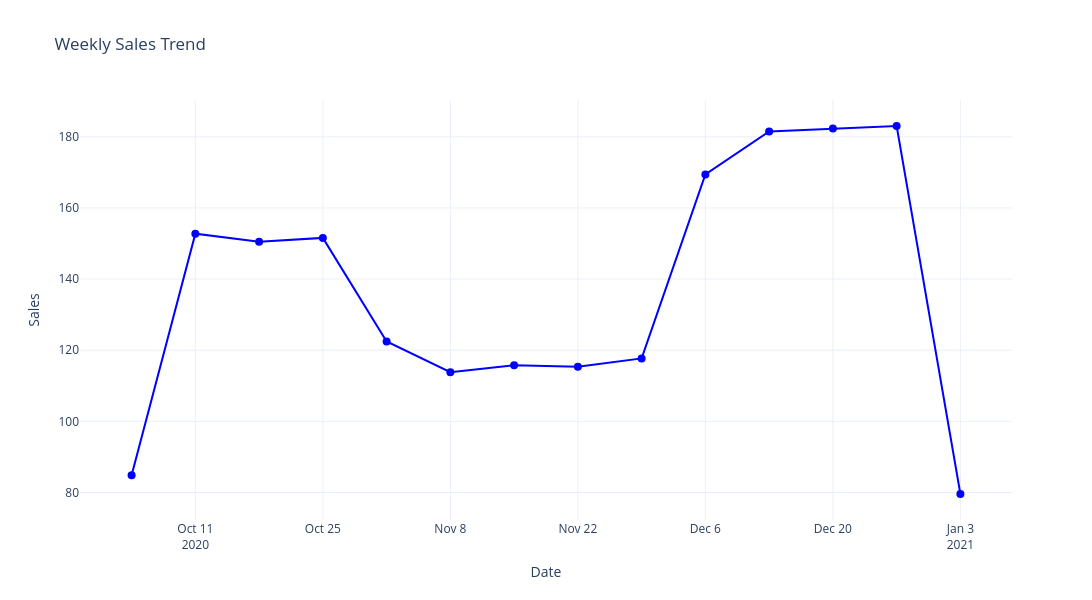

The code cell stored with this chart in its notebook:
### Code cell
import plotly.graph_objects as go

# Generate weekly sales totals
weekly_summary = data.groupby(pd.Grouper(key='Date', freq='W')).agg({
    'Sales': 'sum',
    'Unit': 'sum'
})

# Create an interactive time-series line chart
fig = go.Figure()

fig.add_trace(go.Scatter(
    x=weekly_summary.index,
    y=weekly_summary['Sales'],
    mode='lines+markers',
    name='Weekly Sales',
    line=dict(color='blue'),
    marker=dict(size=8),
    hovertemplate='<b>Date:</b> %{x|%Y-%m-%d}<br><b>Sales:</b> %{y:,.0f}<extra></extra>'
))

fig.update_layout(
    title='Weekly Sales Trend',
    xaxis_title='Date',
    yaxis_title='Sales',
    hovermode='x unified',
    template='plotly_white',
    height=600,
    width=1200
)

fig.show()

# Write a brief interpretation below the chart.
print("Interpretation:")
print("The line chart illustrates the weekly sales trend over the specified period. The markers indicate weekly observations, allowing for easy identification of fluctuations in sales performance.\nHover over the dots to see exact sales values. This visualization helps identify patterns, such as peak sales weeks and potential seasonal effects, which can inform inventory planning and marketing strategies.")

### Figure 1 — Plotly figure (JSON) as saved in the notebook; plotly's stock layout.template omitted (floating-point values rounded to 4 significant figures)
{"data": [{"hovertemplate": "<b>Date:</b> %{x|%Y-%m-%d}<br><b>Sales:</b> %{y:,.0f}<extra></extra>", "line": {"color": "blue"}, "marker": {"size": 8}, "mode": "lines+markers", "name": "Weekly Sales", "type": "scatter", "x": ["2020-10-04T00:00:00.000000", "2020-10-11T00:00:00.000000", "2020-10-18T00:00:00.000000", "2020-10-25T00:00:00.000000", "2020-11-01T00:00:00.000000", "2020-11-08T00:00:00.000000", "2020-11-15T00:00:00.000000", "2020-11-22T00:00:00.000000", "2020-11-29T00:00:00.000000", "2020-12-06T00:00:00.000000", "2020-12-13T00:00:00.000000", "2020-12-20T00:00:00.000000", "2020-12-27T00:00:00.000000", "2021-01-03T00:00:00.000000"], "y": [84.86, 152.8, 150.5, 151.6, 122.5, 113.8, 115.8, 115.4, 117.7, 169.4, 181.5, 182.3, 183.0, 79.57]}], "layout": {"height": 600, "hovermode": "x unified", "title": {"text": "Weekly Sales Trend"}, "width": 1200, "xaxis": {"title": {"text": "Date"}}, "yaxis": {"title": {"text": "Sales"}}}}
